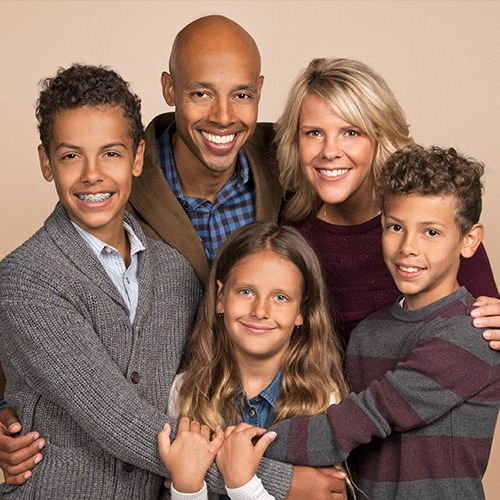
#> input picture Python/sample python opencvcodes/1.jpeg, 500 x 500 px
$ python four.py
#> lines starting #> are read from the running program, lines starting #| are printed output that depends on the picture
import cv2 #importing module opencv


#taking an image
img=cv2.imread("1.jpeg")
#> img is the input picture: shape (500, 500, 3); mean B, G, R 98.6, 112.4, 140.7
hsv= cv2.cvtColor(img, cv2.COLOR_BGR2HSV)
#> hsv: shape (500, 500, 3); mean H, S, V 39.6, 83.5, 141.4
gray= cv2.cvtColor(hsv, cv2.COLOR_BGR2GRAY)
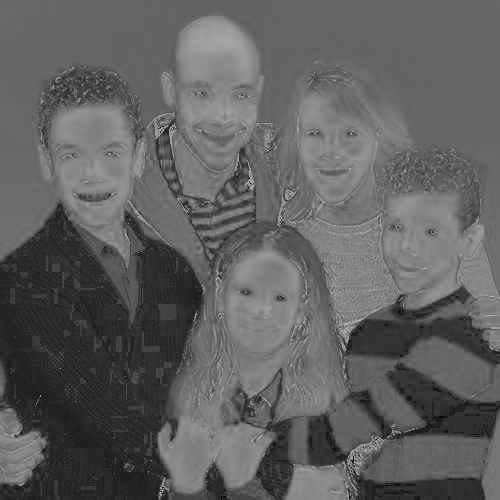
#> gray: shape (500, 500); min 0, max 182, mean 95.8


#Binary thresholding

ret, thresh1 = cv2.threshold(img, 127, 255, cv2.THRESH_BINARY)
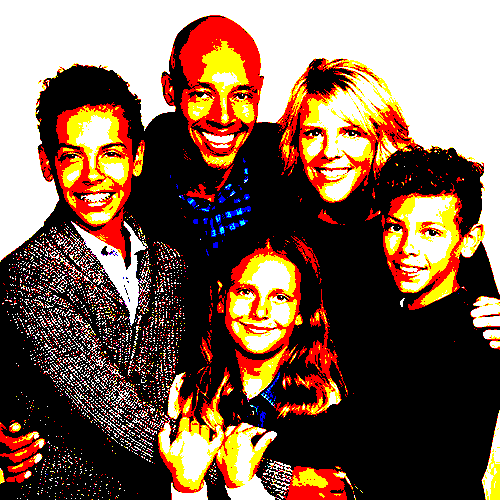
#> thresh1: shape (500, 500, 3); mean B, G, R 79.7, 97.6, 126.7
ret, thresh2 = cv2.threshold(img, 127, 255, cv2.THRESH_BINARY_INV)
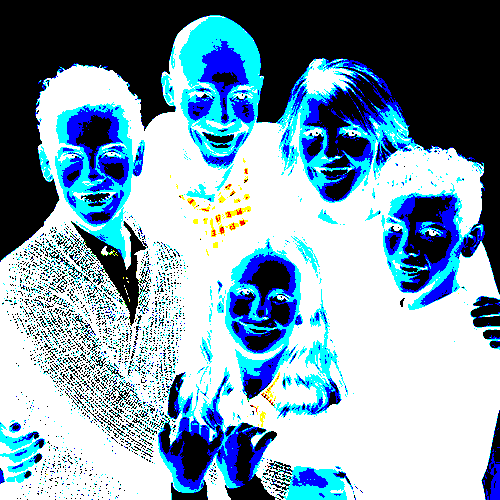
#> thresh2: shape (500, 500, 3); mean B, G, R 175.3, 157.4, 128.3
ret, thresh3 = cv2.threshold(img, 127, 255, cv2.THRESH_TRUNC)
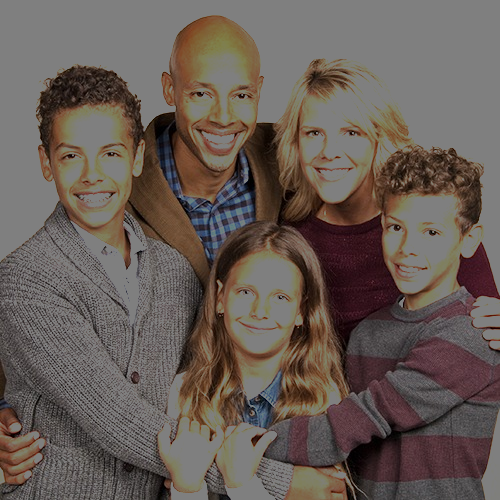
#> thresh3: shape (500, 500, 3); mean B, G, R 85.9, 92.2, 102.9
ret, thresh4 = cv2.threshold(img, 127, 255, cv2.THRESH_TOZERO)
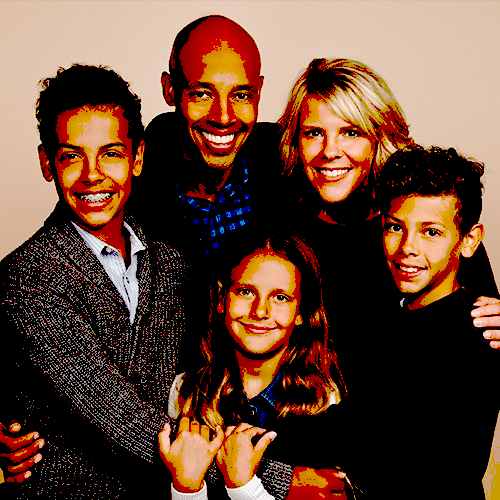
#> thresh4: shape (500, 500, 3); mean B, G, R 52.3, 68.9, 100.9
ret, thresh5 = cv2.threshold(img, 127, 255, cv2.THRESH_TOZERO_INV)
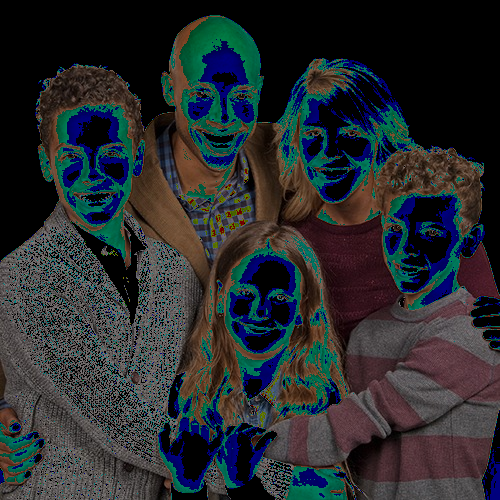
#> thresh5: shape (500, 500, 3); mean B, G, R 46.3, 43.5, 39.8

print(ret)

cv2.imshow('Binary1',thresh1)
cv2.imshow('Binary2',thresh2)
cv2.imshow('Binary3',thresh3)
cv2.imshow('Binary4',thresh4)
cv2.imshow('Binary5',thresh5)
